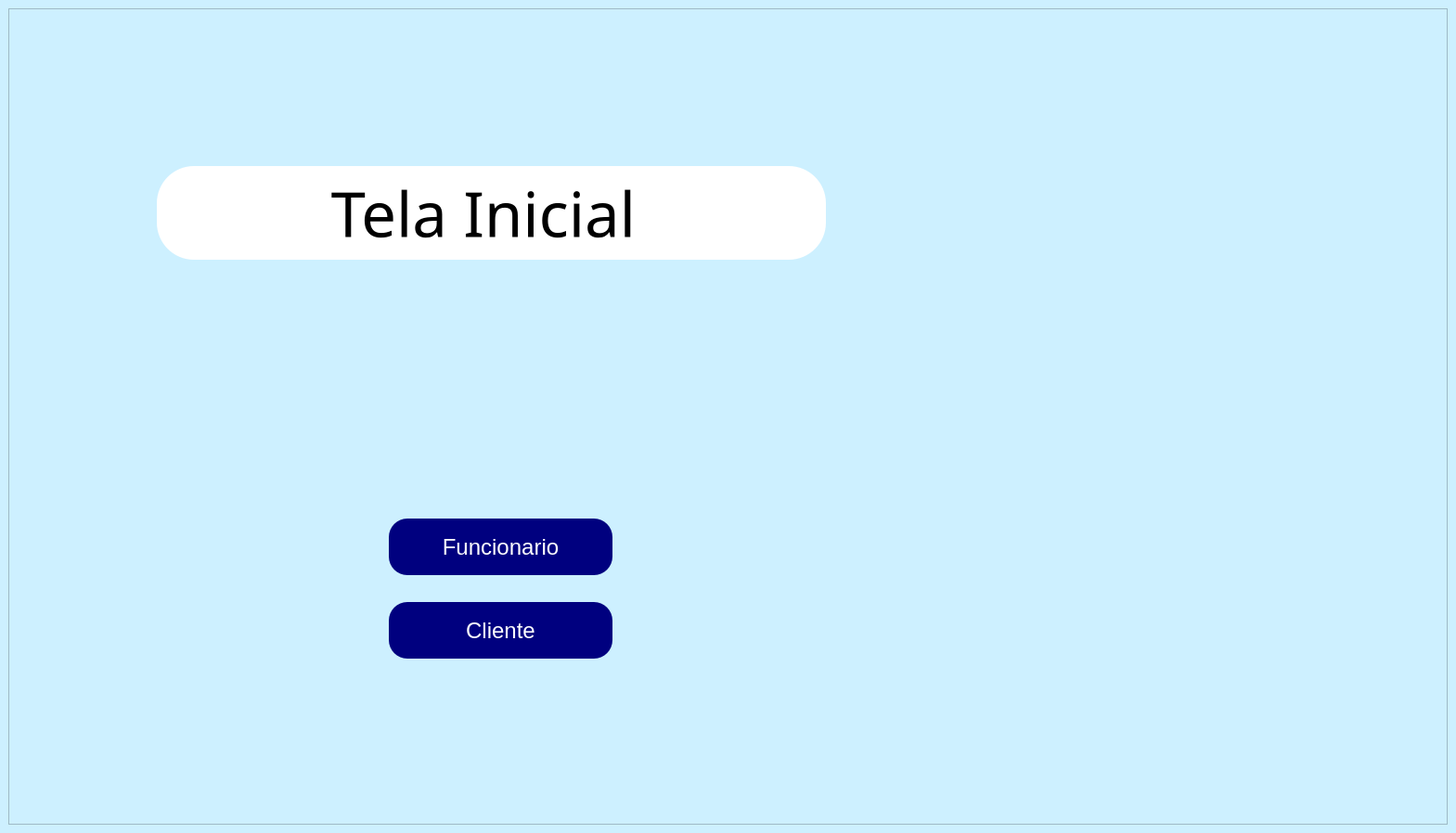
<?xml version="1.0" encoding="UTF-8"?>
<ui version="4.0">
 <class>tela_inicial</class>
 <widget class="QMainWindow" name="tela_inicial">
  <property name="geometry">
   <rect>
    <x>0</x>
    <y>0</y>
    <width>1569</width>
    <height>898</height>
   </rect>
  </property>
  <property name="windowTitle">
   <string>Kitton Informática </string>
  </property>
  <property name="windowIcon">
   <iconset>
    <normaloff>../../../Downloads/Logomarca Ícone.ico</normaloff>../../../Downloads/Logomarca Ícone.ico</iconset>
  </property>
  <property name="styleSheet">
   <string notr="true">background-color: rgb(205,240,255);</string>
  </property>
  <widget class="QWidget" name="centralwidget">
   <layout class="QVBoxLayout" name="verticalLayout">
    <item>
     <widget class="QFrame" name="frame">
      <property name="font">
       <font>
        <family>Arial</family>
       </font>
      </property>
      <property name="frameShape">
       <enum>QFrame::StyledPanel</enum>
      </property>
      <property name="frameShadow">
       <enum>QFrame::Raised</enum>
      </property>
      <widget class="QLabel" name="Tela_inicial">
       <property name="geometry">
        <rect>
         <x>160</x>
         <y>170</y>
         <width>721</width>
         <height>101</height>
        </rect>
       </property>
       <property name="font">
        <font>
         <family>Segoe Print</family>
         <pointsize>50</pointsize>
        </font>
       </property>
       <property name="styleSheet">
        <string notr="true">background-color: rgb(255, 255, 255);
border-radius: 40px;</string>
       </property>
       <property name="text">
        <string>Tela Inicial </string>
       </property>
       <property name="alignment">
        <set>Qt::AlignCenter</set>
       </property>
      </widget>
      <widget class="QPushButton" name="botaofun">
       <property name="geometry">
        <rect>
         <x>410</x>
         <y>550</y>
         <width>241</width>
         <height>61</height>
        </rect>
       </property>
       <property name="font">
        <font>
         <family>Arial</family>
         <pointsize>18</pointsize>
        </font>
       </property>
       <property name="cursor">
        <cursorShape>PointingHandCursor</cursorShape>
       </property>
       <property name="styleSheet">
        <string notr="true">QPushButton{
background-color: rgb(0, 0, 127);
	color: rgb(255, 255, 255);
border-radius: 20px;
}
QPushButton:hover
{
   background-color:white;
	color: rgb(0, 0, 0);
}</string>
       </property>
       <property name="text">
        <string>Funcionario</string>
       </property>
      </widget>
      <widget class="QPushButton" name="botaocli">
       <property name="geometry">
        <rect>
         <x>410</x>
         <y>640</y>
         <width>241</width>
         <height>61</height>
        </rect>
       </property>
       <property name="font">
        <font>
         <family>Arial</family>
         <pointsize>18</pointsize>
        </font>
       </property>
       <property name="cursor">
        <cursorShape>PointingHandCursor</cursorShape>
       </property>
       <property name="styleSheet">
        <string notr="true">QPushButton{
background-color: rgb(0, 0, 127);
	color: rgb(255, 255, 255);
border-radius: 20px;
}
QPushButton:hover
{
   background-color:white;
	color: rgb(0, 0, 0);
}</string>
       </property>
       <property name="text">
        <string>Cliente</string>
       </property>
      </widget>
      <widget class="QWidget" name="gridLayoutWidget">
       <property name="geometry">
        <rect>
         <x>1</x>
         <y>1</y>
         <width>2</width>
         <height>2</height>
        </rect>
       </property>
       <layout class="QGridLayout" name="gridLayout_3"/>
      </widget>
     </widget>
    </item>
   </layout>
  </widget>
 </widget>
 <resources/>
 <connections/>
</ui>
